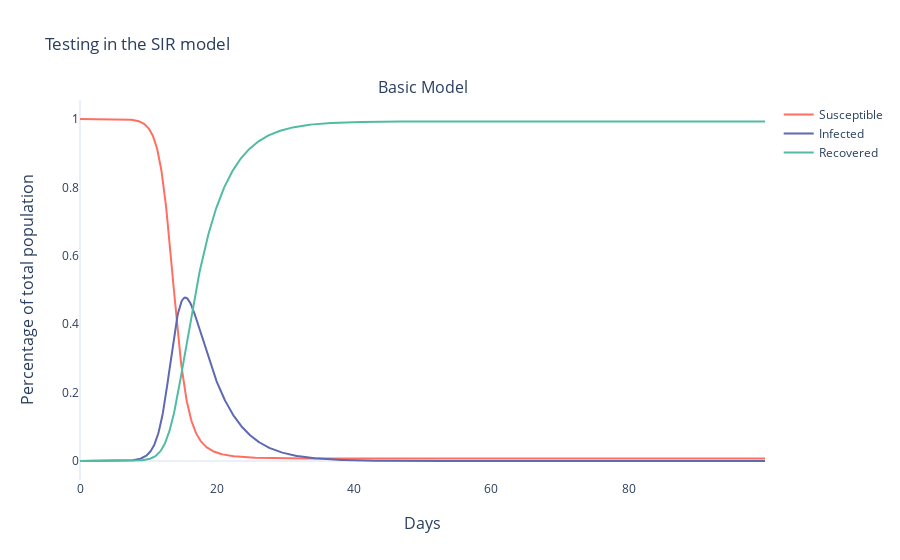

Write notebook code for a chart like this one.
### Markdown cell above
### Testing in the SIR model

### Code cell
def deriv(y, t, N, beta, gamma):
    S, I, R = y
    dSdt = -beta(t) * S * (I) / N
    dIdt = beta(t) * S * (I) / N - (gamma * I)
    dRdt = gamma * I
    return (dSdt, dIdt, dRdt)


def contact_rate(t):
    init_contact_rate, end_contact_rate, inflection_point, speed_of_change = (
        5,
        5,
        10,
        1,
    )
    return (init_contact_rate - end_contact_rate) / (
        1 + np.exp(-speed_of_change * (-t + inflection_point))
    ) + end_contact_rate


def beta(t):
    prob_infection = 0.25
    return contact_rate(t) * prob_infection


def test_rate(t, N):
    base_number = (100 / 1000) * N  # correct for Germany
    s = 0.04  # scaling constant meaning 1 bed per 1000 persons added every 5 days
    return base_number + s * t * base_number


def SIRmodel(
    params, test_rate, base_model=True, random_testing=True, cluster_testing=True
):

    N = 1
    init_infected = 0.000001
    S0, I0, R0 = (
        N - init_infected,
        init_infected,
        0,
    )  # initial conditions: one infected, rest susceptible
    t = np.linspace(0, 100, 1000)  # Grid of time points (in days)

    y0 = S0, I0, R0  # Initial conditions vector
    S, I, R = odeint(deriv, y0, t, args=(N, beta, gamma)).T
    SIRD_odeint = pd.DataFrame({"Susceptible": S, "Infected": I, "Recovered": R,})
    SIRD_odeint["total"] = SIRD_odeint.sum(axis=1)
    SIRD_odeint["days"] = SIRD_odeint.reset_index()["index"].div(10)

    #       create figure
    fig = make_subplots(
        rows=1,
        cols=1,
        x_title="Days",
        y_title="Percentage of total population",
        subplot_titles=("Basic Model", "Random testing", "Cluster testing"),
    )
    #     Subfig 1
    for i, col in enumerate(SIRD_odeint.columns):
        if col in ["Susceptible", "Infected", "Recovered"]:
            fig.add_trace(
                go.Scatter(
                    x=SIRD_odeint["days"],
                    y=SIRD_odeint[col],
                    mode="lines",
                    name=col,
                    line=dict(color=colors[i]),
                    legendgroup="Basic SIR model",
                ),
                row=1,
                col=1,
            )

    #     axes update
    fig.update_layout(title="Testing in the SIR model",)
    fig.update_xaxes(showgrid=False)
    fig.update_yaxes(showgrid=False)

    return fig


gamma = 1.0 / 4.0  # time normal case till recovery

params = [gamma]
fig = SIRmodel(params, test_rate)
fig.show()
fig.write_image("SIRmodel.svg", width=700, height=400)

### Figure 1 — Plotly figure (JSON) as saved in the notebook; plotly's stock layout.template omitted (floating-point values rounded to 4 significant figures; data arrays with more than 128 entries replaced by an {"elided": "..."} marker saying what was removed)
{"data": [{"legendgroup": "Basic SIR model", "line": {"color": "rgb(255, 111, 97)"}, "mode": "lines", "name": "Susceptible", "type": "scatter", "x": {"elided": "1000 float values"}, "xaxis": "x", "y": {"elided": "1000 float values"}, "yaxis": "y"}, {"legendgroup": "Basic SIR model", "line": {"color": "rgb(93, 105, 177)"}, "mode": "lines", "name": "Infected", "type": "scatter", "x": {"elided": "1000 float values"}, "xaxis": "x", "y": {"elided": "1000 float values"}, "yaxis": "y"}, {"legendgroup": "Basic SIR model", "line": {"color": "rgb(82, 188, 163)"}, "mode": "lines", "name": "Recovered", "type": "scatter", "x": {"elided": "1000 float values"}, "xaxis": "x", "y": {"elided": "1000 float values"}, "yaxis": "y"}], "layout": {"annotations": [{"font": {"size": 16}, "showarrow": false, "text": "Basic Model", "x": 0.5, "xanchor": "center", "xref": "paper", "y": 1, "yanchor": "bottom", "yref": "paper"}, {"font": {"size": 16}, "showarrow": false, "text": "Days", "x": 0.5, "xanchor": "center", "xref": "paper", "y": 0, "yanchor": "top", "yref": "paper", "yshift": -30}, {"font": {"size": 16}, "showarrow": false, "text": "Percentage of total population", "textangle": -90, "x": 0, "xanchor": "right", "xref": "paper", "xshift": -40, "y": 0.5, "yanchor": "middle", "yref": "paper"}], "title": {"text": "Testing in the SIR model"}, "xaxis": {"anchor": "y", "domain": [0, 1], "showgrid": false}, "yaxis": {"anchor": "x", "domain": [0, 1], "showgrid": false}}}
